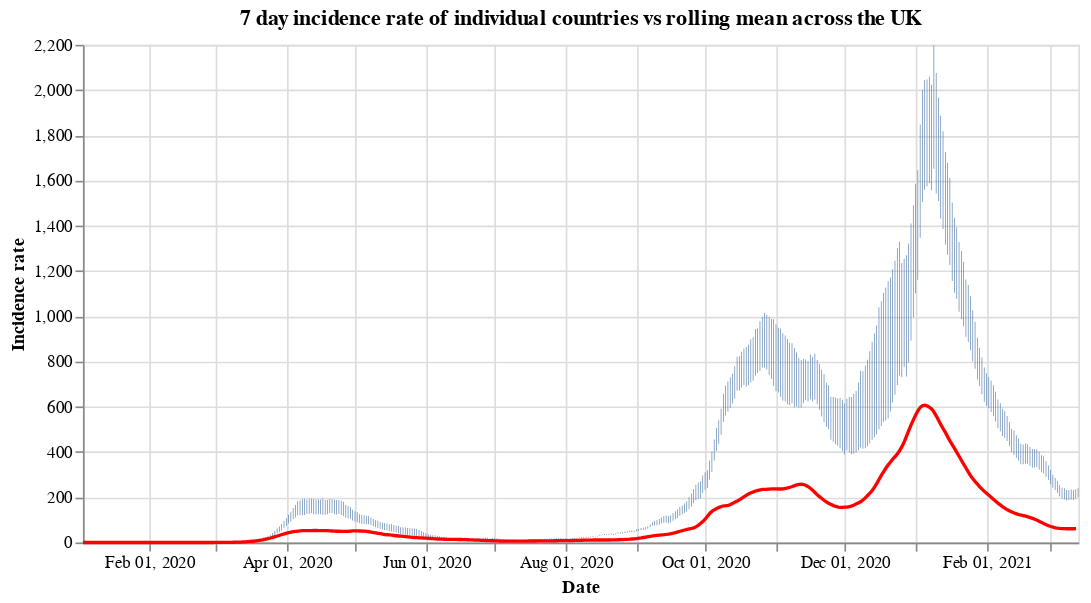

Write notebook code for a chart like this one.
### Code cell
#collapse
countries = uk_cases['areaName'].unique()
countries.sort()

selection = alt.selection_single(
    name='Select',
    fields=['areaName'],
    init={'areaName': 'Wales'},
    bind={'areaName': alt.binding_select(options=countries)}
)

# scatter plot, modify opacity based on selection
bars = alt.Chart(uk_cases).mark_bar().add_selection(
    selection
).encode(
    x=alt.X("yearmonthdate(date):T", axis=alt.Axis(title='Date')),
    y=alt.Y("weeklyCasesRate:Q", axis=alt.Axis(title='Incidence rate')),
    tooltip='weeklyCasesRate:Q',
    opacity=alt.condition(selection, alt.value(1), alt.value(0))
).properties(title=f'7 day incidence rate of individual countries vs rolling mean across the UK', width=600)

line = alt.Chart(overview_cases).mark_line(
    color='red',
    size=2,
).transform_window(
    rolling_mean='mean(weeklyCasesRate)',
    frame=[0, 7]
).encode(
    x='yearmonthdate(date):T',
    y='rolling_mean:Q'
)

alt.layer(bars, line)

### Figure 1 — Vega-Lite specification as saved in the notebook (floating-point values rounded to 4 significant figures; data arrays with more than 128 entries replaced by an {"elided": "..."} marker saying what was removed)
{"config": {"view": {"continuousWidth": 400, "continuousHeight": 300}}, "layer": [{"data": {"name": "data-ca0adfb03ff17a4ebfb73abdfa15bc5b"}, "mark": "bar", "encoding": {"opacity": {"condition": {"value": 1, "selection": "Select"}, "value": 0}, "tooltip": {"type": "quantitative", "field": "weeklyCasesRate"}, "x": {"type": "temporal", "axis": {"title": "Date"}, "field": "date", "timeUnit": "yearmonthdate"}, "y": {"type": "quantitative", "axis": {"title": "Incidence rate"}, "field": "weeklyCasesRate"}}, "selection": {"Select": {"type": "single", "fields": ["areaName"], "init": {"areaName": "Wales"}, "bind": {"areaName": {"input": "select", "options": ["England", "Northern Ireland", "Scotland", "Wales"]}}}}, "title": "7 day incidence rate of individual countries vs rolling mean across the UK", "width": 600}, {"data": {"name": "data-bb7cbd511b19fc2d4d1f429bd6aa71a8"}, "mark": {"type": "line", "color": "red", "size": 2}, "encoding": {"x": {"type": "temporal", "field": "date", "timeUnit": "yearmonthdate"}, "y": {"type": "quantitative", "field": "rolling_mean"}}, "transform": [{"window": [{"op": "mean", "field": "weeklyCasesRate", "as": "rolling_mean"}], "frame": [0, 7]}]}], "$schema": "https://vega.github.io/schema/vega-lite/v4.8.1.json", "datasets": {"data-ca0adfb03ff17a4ebfb73abdfa15bc5b": {"elided": "1740 records"}, "data-bb7cbd511b19fc2d4d1f429bd6aa71a8": {"elided": "435 records"}}}
